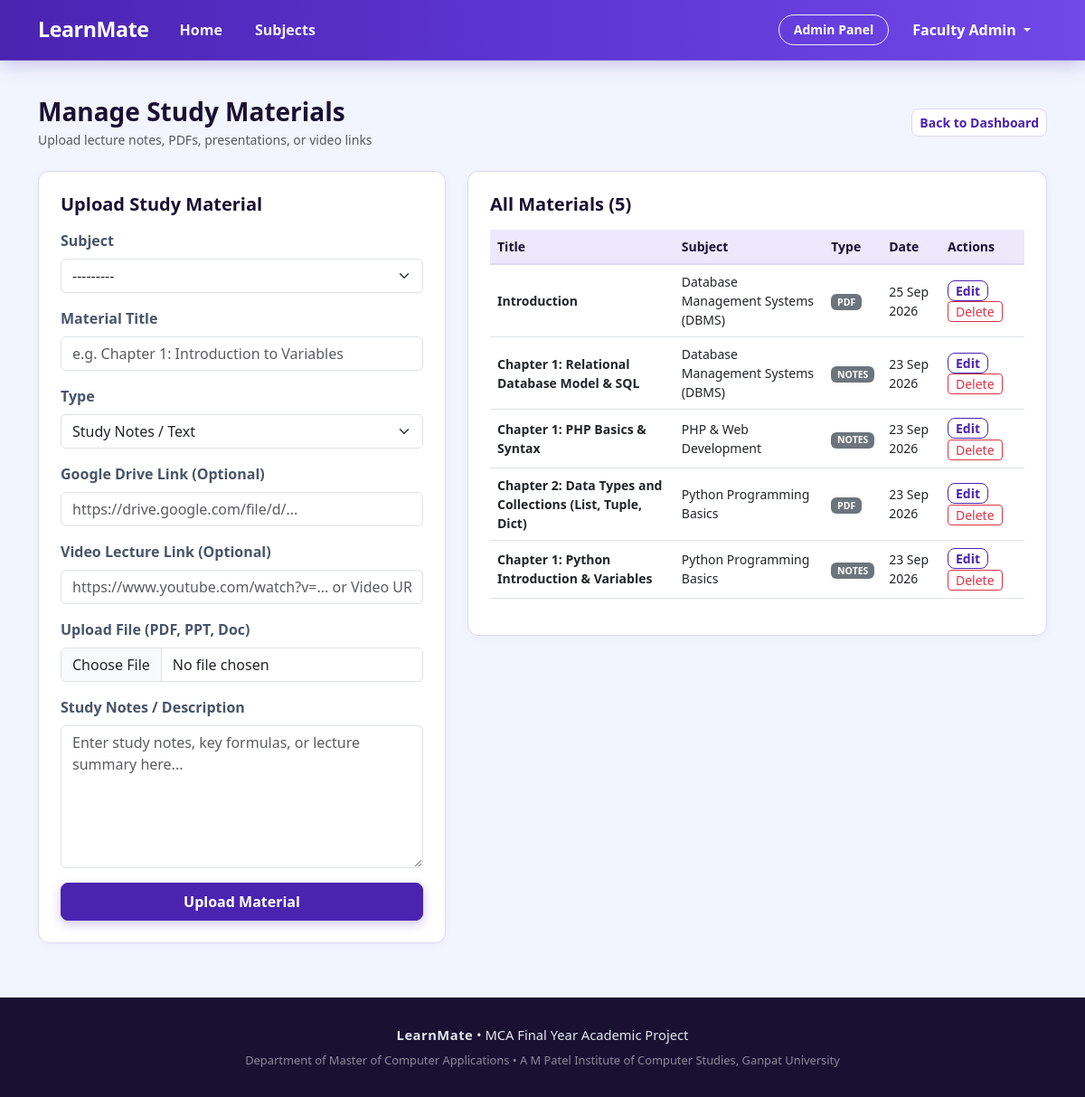
/admin-panel/materials/ (signed in), run on the app's committed database.
### main_app/models.py (models this page shows, shortened)
class Subject(models.Model):
    subject_id = models.AutoField(primary_key=True)
    subject_name = models.CharField(max_length=100)
    description = models.TextField()
    image = models.ImageField(upload_to='subjects/', null=True, blank=True, help_text="Upload subject cover image")
    image_url = models.URLField(max_length=500, null=True, blank=True, help_text="Or paste direct web image URL")
    created_by = models.ForeignKey(User, on_delete=models.CASCADE, related_name='subjects_created')
    created_at = models.DateTimeField(auto_now_add=True)
    def __str__(self):
        return self.subject_name
    class Meta:
        db_table = 'subject'
        verbose_name = 'Subject'
        verbose_name_plural = 'Subjects'

class StudyMaterial(models.Model):
    MATERIAL_TYPES = (
        ('notes', 'Study Notes / Text'),
        ('pdf', 'PDF Document'),
        ('ppt', 'Presentation (PPT)'),
        ('video', 'Video Lecture / Link'),
    )
    material_id = models.AutoField(primary_key=True)
    subject = models.ForeignKey(Subject, on_delete=models.CASCADE, related_name='materials')
    title = models.CharField(max_length=150)
    material_type = models.CharField(max_length=20, choices=MATERIAL_TYPES, default='notes')
    file_path = models.FileField(upload_to='materials/', null=True, blank=True)
    drive_link = models.URLField(max_length=500, null=True, blank=True, help_text="Google Drive link for notes/PDFs")
    video_url = models.URLField(max_length=500, null=True, blank=True, help_text="YouTube or Video Lecture URL")
    description = models.TextField(help_text="Detailed notes or description of the material")
    created_by = models.ForeignKey(User, on_delete=models.CASCADE)
    created_at = models.DateTimeField(auto_now_add=True)
    class Meta:
        db_table = 'study_material'
        verbose_name = 'Study Material'
        verbose_name_plural = 'Study Materials'

### main_app/views.py (the view)
# urls.py: path('admin-panel/materials/', views.admin_manage_materials, name='admin_manage_materials'),
@login_required
@user_passes_test(is_admin)
def admin_manage_materials(request):
    materials = StudyMaterial.objects.all().select_related('subject', 'created_by').order_by('-created_at')
    if request.method == 'POST':
        form = StudyMaterialForm(request.POST, request.FILES)
        if form.is_valid():
            material = form.save(commit=False)
            material.created_by = request.user
            material.save()
            messages.success(request, f"Study Material '{material.title}' uploaded successfully!")
            return redirect('admin_manage_materials')
        else:
            messages.error(request, "Failed to upload study material. Please check the form errors below.")
    else:
        form = StudyMaterialForm()
    return render(request, 'admin_panel/manage_materials.html', {'materials': materials, 'form': form})

### main_app/forms.py
class StudyMaterialForm(forms.ModelForm):
    class Meta:
        model = StudyMaterial
        fields = ['subject', 'title', 'material_type', 'drive_link', 'video_url', 'file_path', 'description']
        widgets = {
            'subject': forms.Select(attrs={'class': 'form-select'}),
            'title': forms.TextInput(attrs={'class': 'form-control', 'placeholder': 'e.g. Chapter 1: Introduction to Variables'}),
            'material_type': forms.Select(attrs={'class': 'form-select'}),
            'drive_link': forms.URLInput(attrs={'class': 'form-control', 'placeholder': 'https://drive.google.com/file/d/...'}),
            'video_url': forms.URLInput(attrs={'class': 'form-control', 'placeholder': 'https://www.youtube.com/watch?v=... or Video URL'}),
            'file_path': forms.FileInput(attrs={'class': 'form-control'}),
            'description': forms.Textarea(attrs={'class': 'form-control', 'rows': 6, 'placeholder': 'Enter study notes, key formulas, or lecture summary here...'}),
        }

### main_app/views.py (called while the page is built)
def is_admin(user):
    if not user.is_authenticated:
        return False
    if user.is_superuser or user.is_staff:
        return True
    try:
        return user.profile.role == 'admin'
    except Exception:
        return False

### templates/admin_panel/manage_materials.html (shortened to what this page needs)
{% extends 'base.html' %}
{% block content %}
<div class="container py-3">
    <div class="d-flex justify-content-between align-items-center mb-4">
        <div>
            <h3 class="fw-bold mb-1">Manage Study Materials</h3>
            <p class="text-muted small mb-0">Upload lecture notes, PDFs, presentations, or video links</p>
        </div>
        <a href="{% url 'admin_dashboard' %}" class="btn btn-outline-secondary btn-sm">
            Back to Dashboard
        </a>
    </div>
    <div class="row g-4">
        <div class="col-lg-5">
            <div class="custom-card p-4">
                <h5 class="fw-bold mb-3">Upload Study Material</h5>
                <form method="POST" enctype="multipart/form-data">
                    <div class="mb-3">
                        <label class="form-label fw-semibold">Subject</label>
                        {{ form.subject }}
                    </div>
                    <div class="mb-3">
                        <label class="form-label fw-semibold">Material Title</label>
                        {{ form.title }}
                    </div>
                    <div class="mb-3">
                        <label class="form-label fw-semibold">Type</label>
                        {{ form.material_type }}
                    </div>
                    <div class="mb-3">
                        <label class="form-label fw-semibold">Google Drive Link (Optional)</label>
                        {{ form.drive_link }}
                    </div>
                    <div class="mb-3">
                        <label class="form-label fw-semibold">Video Lecture Link (Optional)</label>
                        {{ form.video_url }}
                    </div>
                    <div class="mb-3">
                        <label class="form-label fw-semibold">Upload File (PDF, PPT, Doc)</label>
                        {{ form.file_path }}
                    </div>
                    <div class="mb-3">
                        <label class="form-label fw-semibold">Study Notes / Description</label>
                        {{ form.description }}
                    </div>
                    <button type="submit" class="btn btn-primary w-100 fw-semibold">
                        Upload Material
                    </button>
                </form>
            </div>
        </div>
        <div class="col-lg-7">
            <div class="custom-card p-4">
                <h5 class="fw-bold mb-3">All Materials ({{ materials.count }})</h5>
                <div class="table-responsive">
                    <table class="table table-hover align-middle small">
                        <thead class="table-light">
                            <tr>
                                <th>Title</th>
                                <th>Subject</th>
                                <th>Type</th>
                                <th>Date</th>
                                <th>Actions</th>
                            </tr>
                        </thead>
                        <tbody>
                            {% for m in materials %}
                            <tr>
                                <td><strong>{{ m.title }}</strong></td>
                                <td>{{ m.subject.subject_name }}</td>
                                <td><span class="badge bg-secondary text-uppercase">{{ m.material_type }}</span></td>
                                <td>{{ m.created_at|date:"d M Y" }}</td>
                                <td>
                                    <a href="{% url 'admin_edit_material' m.material_id %}"
                                        class="btn btn-sm btn-outline-primary py-0 px-2">Edit</a>
                                    <a href="{% url 'admin_delete_material' m.material_id %}"
                                        class="btn btn-sm btn-outline-danger py-0 px-2"
                                        onclick="return confirm('Delete this material?');">Delete</a>
                                </td>
                            </tr>
                            {% empty %}
                            <tr>
                                <td colspan="5" class="text-center py-3 text-muted">No materials uploaded yet.</td>
                            </tr>
                            {% endfor %}
                        </tbody>
                    </table>
                </div>
            </div>
        </div>
    </div>
</div>
{% endblock %}

### templates/base.html (shortened to what this page needs)
{% load static %}
<!DOCTYPE html>
<html lang="en">
<head>
    <link href="https://cdn.jsdelivr.net/npm/bootstrap@5.3.0/dist/css/bootstrap.min.css" rel="stylesheet">
    <link rel="stylesheet" href="https://cdn.jsdelivr.net/npm/bootstrap-icons@1.11.3/font/bootstrap-icons.min.css">
    <link rel="stylesheet" href="{% static 'css/style.css' %}?v=8.0">
</head>
<body>
    <nav class="navbar navbar-expand-lg navbar-custom sticky-top">
        <div class="container">
            <a class="navbar-brand" href="{% url 'home' %}">
                LearnMate
            </a>
            <div class="collapse navbar-collapse" id="navbarMain">
                <ul class="navbar-nav me-auto mb-2 mb-lg-0">
                    <li class="nav-item">
                        <a class="nav-link {% if request.resolver_match.url_name == 'home' %}active{% endif %}"
                            href="{% url 'home' %}">Home</a>
                    </li>
                    <li class="nav-item">
                        <a class="nav-link {% if request.resolver_match.url_name == 'courses' or request.resolver_match.url_name == 'course_detail' %}active{% endif %}"
                            href="{% url 'courses' %}">Subjects</a>
                    </li>
                </ul>
                <ul class="navbar-nav ms-auto align-items-center">
                    {% if user.is_authenticated %}
                    {% if user.profile.role == 'admin' or user.is_superuser %}
                    <li class="nav-item me-2">
                        <a class="btn btn-sm btn-outline-primary" href="{% url 'admin_dashboard' %}">
                            Admin Panel
                        </a>
                    </li>
                    {% else %}
                    <li class="nav-item me-2">
                        <a class="btn btn-sm btn-outline-primary" href="{% url 'dashboard' %}">
                            Dashboard
                        </a>
                    </li>
                    {% endif %}
                    <li class="nav-item dropdown">
                        <a class="nav-link dropdown-toggle font-weight-bold" href="#" id="userMenu" role="button"
                            data-bs-toggle="dropdown">
                            {{ user.first_name|default:user.username }}
                        </a>
                    </li>
                    {% endif %}
                </ul>
            </div>
        </div>
    </nav>
    <main class="py-4">
        {% block content %}{% endblock %}
    </main>
    <footer>
        <div class="container text-center">
            <div class="mb-2">
                <span class="fw-bold" style="letter-spacing: 0.5px;">LearnMate</span> • MCA Final Year Academic Project
            </div>
            <div class="small text-white-50">
                Department of Master of Computer Applications • A M Patel Institute of Computer Studies, Ganpat
                University
            </div>
        </div>
    </footer>
</body>
</html>

### static/css/style.css (style rules this page uses)
:root { --color-primary: #4b23b1; --color-primary-dark: #38178a; --color-primary-light: #ede8fc; --color-accent-periwinkle: #6e44e6; --color-dark-heading: #1a1032; --color-body-text: #475569; --color-muted-text: #6b7280; --color-bg-canvas: #f2f5fd; --color-card-surface: #ffffff; --color-border: #ded6f7; --primary-color: #4b23b1; --primary-dark: #38178a; --primary-light: #ede8fc; --secondary-color: #64748b; --accent-color: #6e44e6; --success-color: #10b981; --danger-color: #ef4444; --warning-color: #f59e0b; --background: #f2f5fd; --card-bg: #ffffff; --text-main: #1a1032; --text-body: #475569; --text-muted: #6b7280; --border-color: #ded6f7; }
body { font-family: 'Segoe UI', -apple-system, BlinkMacSystemFont, Roboto, Helvetica, Arial, sans-serif; background-color: var(--background); color: var(--text-body); min-height: 100vh; display: flex; flex-direction: column; }
h1, h2, h3, h4, h5, h6 { color: var(--color-dark-heading); font-weight: 700; }
a { color: var(--color-primary); text-decoration: none; transition: color 0.2s ease; }
main { flex: 1 0 auto; }
.navbar-custom { background: linear-gradient(90deg, #4b23b1 0%, #5d35d2 50%, #7048e8 100%) !important; border-bottom: 1px solid rgba(255, 255, 255, 0.15); box-shadow: 0 4px 20px rgba(75, 35, 177, 0.25); padding-top: 0.65rem; padding-bottom: 0.65rem; }
.navbar-custom .navbar-brand { font-weight: 800; color: #ffffff !important; font-size: 1.45rem; letter-spacing: -0.4px; display: inline-flex; align-items: center; }
.navbar-custom .nav-link { font-weight: 600; color: rgba(255, 255, 255, 0.92) !important; padding: 0.45rem 1rem !important; position: relative; border-radius: 20px; transition: all 0.2s ease; margin: 0 2px; }
.navbar-custom .btn-outline-primary, .navbar-custom .btn-outline-light { color: #ffffff !important; border: 1.5px solid rgba(255, 255, 255, 0.9) !important; background-color: transparent !important; border-radius: 20px !important; font-weight: 600; padding: 0.35rem 1rem !important; transition: all 0.2s ease; }
.navbar-custom .dropdown-toggle { color: #ffffff !important; font-weight: 600; }
.btn-primary { background-color: var(--color-primary) !important; border-color: var(--color-primary) !important; color: #ffffff !important; font-weight: 600; border-radius: 8px; padding: 8px 18px; transition: all 0.2s ease; box-shadow: 0 4px 12px rgba(75, 35, 177, 0.25); }
.btn-outline-primary { color: var(--color-primary) !important; border-color: var(--color-primary) !important; background-color: transparent !important; font-weight: 600; border-radius: 8px; transition: all 0.2s ease; }
.btn-secondary, .btn-outline-secondary { color: var(--color-primary) !important; border-color: var(--color-border) !important; background-color: #ffffff !important; font-weight: 600; border-radius: 8px; transition: all 0.2s ease; }
.custom-card { background: #ffffff; border: 1.5px solid var(--border-color); border-radius: 12px; box-shadow: 0 2px 10px rgba(75, 35, 177, 0.04); margin-bottom: 20px; }
.table thead.table-light th { background-color: var(--color-primary-light); color: var(--color-dark-heading); font-weight: 700; border-bottom: 2px solid var(--border-color); }
footer { background-color: var(--color-dark-heading); color: #e2e8f0; padding: 30px 0; font-size: 0.92rem; margin-top: auto; }

### data on the page
Subject: subject "---------"
StudyMaterial: title "Introduction", subject.subject_name "Database Management Systems (DBMS)", material_type "PDF", created_at "25 Sep 2026"
StudyMaterial: title "Chapter 1: Relational Database Model & SQL", subject.subject_name "Database Management Systems (DBMS)", material_type "NOTES", created_at "23 Sep 2026"
StudyMaterial: title "Chapter 1: PHP Basics & Syntax", subject.subject_name "PHP & Web Development", material_type "NOTES", created_at "23 Sep 2026"
StudyMaterial: title "Chapter 2: Data Types and Collections (List, Tuple, Dict)", subject.subject_name "Python Programming Basics", material_type "PDF", created_at "23 Sep 2026"
StudyMaterial: title "Chapter 1: Python Introduction & Variables", subject.subject_name "Python Programming Basics", material_type "NOTES", created_at "23 Sep 2026"

### other printed values
{{ user.first_name|default:user.username }} "Faculty Admin"
{{ materials.count }} "5"
